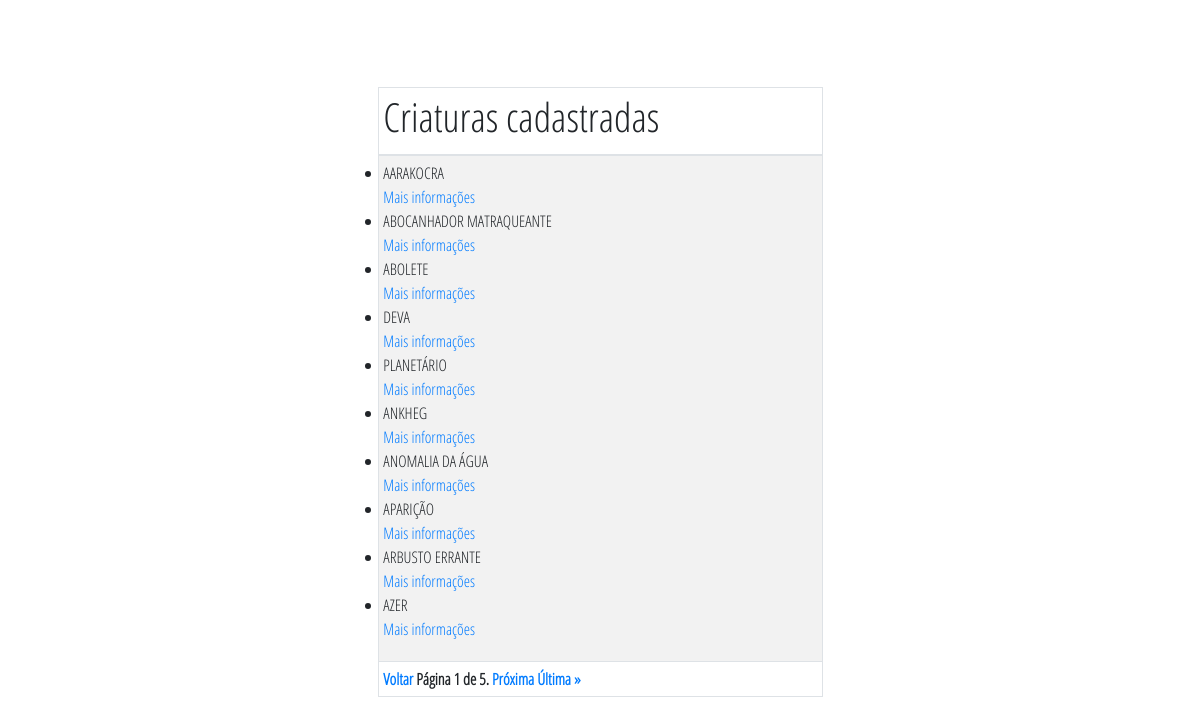
/criaturas-cadastradas/, run on the app's committed database.
### bestiario_frontend/models.py (models this page shows)
class Criatura(models.Model):
    nickname = models.CharField(unique=True, max_length=100)
    atributos = models.TextField()
    status_combate = models.CharField(max_length=1024)
    tamanho = models.CharField(max_length=1024)
    conhecimento = models.CharField(max_length=1024)
    alinhamento = models.CharField(max_length=1024)
    resistencia = models.CharField(max_length=1024)
    acoes = models.TextField()
    magias = models.TextField()
    class Meta:
        db_table = 'criatura'

### bestiario_frontend/views.py (the view)
# urls.py: path('criaturas-cadastradas/', views.criaturasCadastradas, name='criaturas-cadastradas'),
def criaturasCadastradas(request):
    criaturas = Criatura.objects.all()
    paginator = Paginator(criaturas, 10)
    page = request.GET.get('page')
    criatura = paginator.get_page(page)
    return render(request, 'criaturas-cadastradas.html', {'criaturas': criatura})

### bestiario_frontend/templates/criaturas-cadastradas.html (shortened to what this page needs)
<!DOCTYPE html>
<html lang="en">
<head>
    {% load static %}
    <link href='{% static "style.css" %}' type="text/css" rel="stylesheet" />
    <link rel="stylesheet" href="{% static 'css/bootstrap.min.css' %}">
    <link rel="stylesheet" href="{% static 'fa/css/all.min.css' %}">
</head>
<body>
    <div class="container py-5 h-100">
        <div class="row d-flex justify-content-center align-items-center h-100">
            <div class="col-12 col-md-8 col-lg-6 col-xl-5">
                <table id="dtBasicExample" class="table table-striped table-bordered table-sm" cellspacing="0" width="100%">
                    <thead>
                        <tr>
                        <th class="th-sm"><h1>Criaturas cadastradas</h1>
                        </th>
                        </tr>
                    </thead>
                    <tbody>
                        <tr>
                            <td>
                                <ul>
                                    {% for criatura in criaturas %}
                                        <li>
                                            {{ criatura.nickname }}<br>
                                            <a href="{{ criatura.id }}">Mais informações</a>
                                        </li>
                                    {% endfor %}
                                </ul>
                            </td>
                        </tr>
                    </tbody>
                    <tfoot>
                        <tr>
                            <th>
                                <a href="{% url 'painel' %}">Voltar</a>
                                <span class="current">Página {{ criaturas.number }} de {{ criaturas.paginator.num_pages }}.</span>
                                <span class="step-links">{% if criaturas.has_next %}<a href="?page={{ criaturas.next_page_number }}">Próxima</a></span>
                                <span class="step-links"><a href="?page={{ criaturas.paginator.num_pages }}">Última &raquo;</a>{% endif %}</span>
                            </tr>
                      </tfoot>
                </table>
            </div>
        </div>
    </div>
</body>
</html>

### bestiario_frontend/static/style.css (style rules this page uses)
* { margin: 0; padding: 0; box-sizing: border-box; font-family: "Open Sans"; }
html,body { height: 100%; }

### data on the page
Criatura: nickname "AARAKOCRA"
Criatura: nickname "ABOCANHADOR MATRAQUEANTE"
Criatura: nickname "ABOLETE"
Criatura: nickname "DEVA"
Criatura: nickname "PLANETÁRIO"
Criatura: nickname "ANKHEG"
Criatura: nickname "ANOMALIA DA ÁGUA"
Criatura: nickname "APARIÇÃO"
Criatura: nickname "ARBUSTO ERRANTE"
Criatura: nickname "AZER"

### other printed values
{{ criaturas.number }} "1"
{{ criaturas.paginator.num_pages }} "5"
